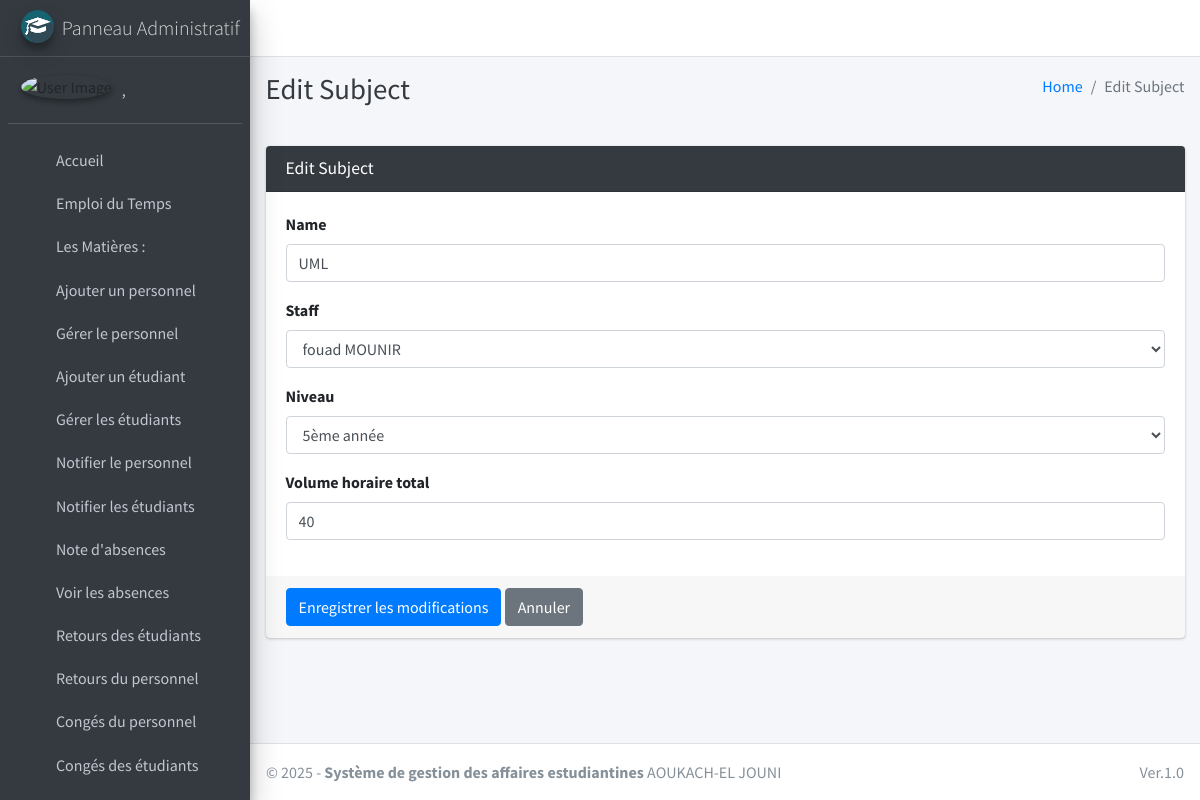
Before: /subject/edit/3 (signed in) with the older database file.
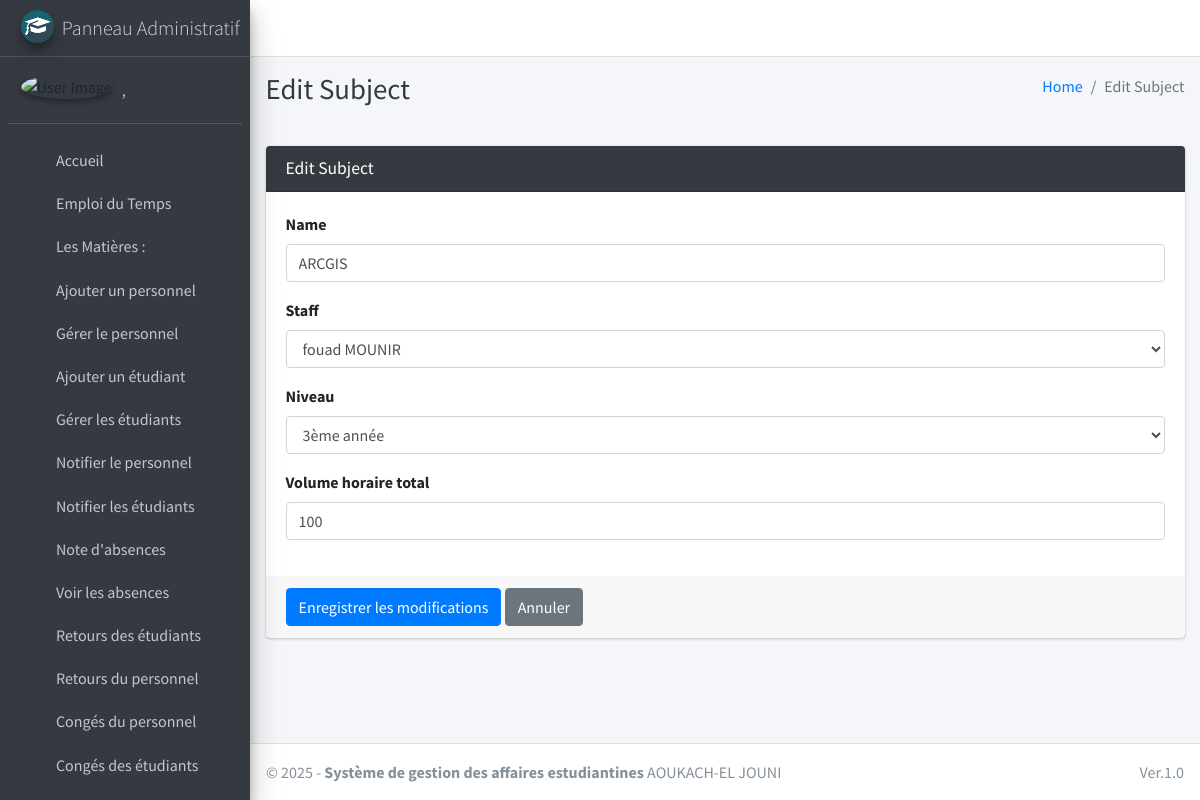
After: the same page with the newer database file.
### main_app/models.py (models this page shows, shortened)
class Subject(models.Model):
    name = models.CharField(max_length=120)
    staff = models.ForeignKey(Staff,on_delete=models.CASCADE,)
    niveau = models.CharField(
        max_length=20,
        choices=[
            ('3ème année', '3ème année'),
            ('4ème année', '4ème année'),
            ('5ème année', '5ème année'),
             ('6ème année', '6ème année'),
        ],
        default='3ème année'
    )
    volume_horaire_total = models.IntegerField(default=40)  # 30-40 heures
    updated_at = models.DateTimeField(auto_now=True)
    created_at = models.DateTimeField(auto_now_add=True)
    heures_ajoutees = models.IntegerField(default=0, null=True, blank=True)
    progression_cours = models.IntegerField(default=0)  # Progression en %
    volume_horaire_restant = models.IntegerField(default=40, null=True, blank=True)  # Initialisé avec le total

### main_app/hod_views.py (the view, shortened to what this page needs)
def edit_subject(request, subject_id):
    instance = get_object_or_404(Subject, id=subject_id)
    form = SubjectForm(request.POST or None, instance=instance)
    context = {
        'form': form,
        'subject_id': subject_id,
        'page_title': 'Edit Subject'
    }
    return render(request, 'hod_template/edit_subject_template.html', context)

### main_app/forms.py
class SubjectForm(FormSettings):
    class Meta:
        model = Subject
        fields = ['name', 'staff', 'niveau', 'volume_horaire_total']
        widgets = {
            'name': forms.TextInput(attrs={'class': 'form-control'}),
            'staff': forms.Select(attrs={'class': 'form-control'}),
            'niveau': forms.Select(attrs={'class': 'form-control'}),
            'volume_horaire_total': forms.NumberInput(attrs={'class': 'form-control'})
        }

### main_app/models.py (called while the page is built)
    def __str__(self):
        return self.last_name + ", " + self.first_name

    def __str__(self):
        return self.admin.last_name + " " + self.admin.first_name

### main_app/templates/hod_template/edit_subject_template.html (shortened to what this page needs)
{% extends 'main_app/base.html' %}
{% load static %}
{% block page_title %}{{page_title}}{% endblock page_title %}
{% block content %}
<section class="content">
    <div class="container-fluid">
        <div class="row">
            <div class="col-md-12">
                <div class="card card-dark">
                    <div class="card-header">
                        <h3 class="card-title">{{page_title}}</h3>
                    </div>
                    <form method="post" novalidate>
                        <div class="card-body">
                            {% for field in form %}
                                <div class="form-group">
                                    <label for="{{ field.id_for_label }}">{{ field.label }}</label>
                                    {{ field }}
                                </div>
                            {% endfor %}
                        </div>
                        <div class="card-footer">
                            <button type="submit" class="btn btn-primary">Enregistrer les modifications</button>
                            <a href="{% url 'manage_subject' %}" class="btn btn-secondary">Annuler</a>
                        </div>
                    </form>
                </div>
            </div>
        </div>
    </div>
</section>
{% endblock content %}

Changed rows visible on the page:
changed Subject "fouad MOUNIR": name "UML" → "ARCGIS"; niveau "5ème année" → "3ème année"; volume_horaire_total "40" → "100"
